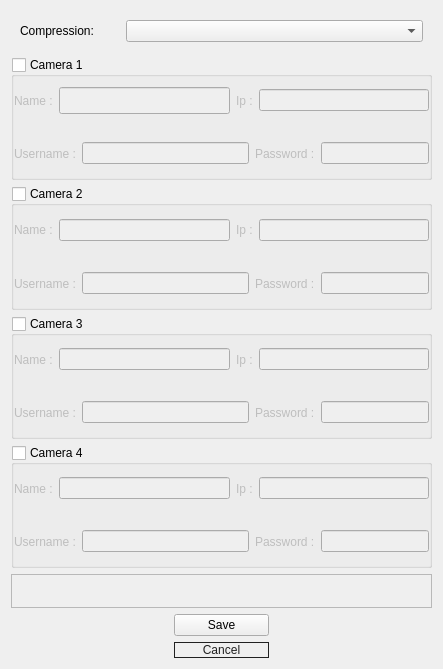
                    <widget class="QWidget" name="scrollAreaWidgetContents_2">
                     <property name="geometry">
                      <rect>
                       <x>0</x>
                       <y>0</y>
                       <width>443</width>
                       <height>669</height>
                      </rect>
                     </property>
                     <layout class="QVBoxLayout" name="verticalLayout_3">
                      <item>
                       <widget class="QFrame" name="horizontalFrame1111_2">
                        <property name="sizePolicy">
                         <sizepolicy hsizetype="Preferred" vsizetype="Maximum">
                          <horstretch>0</horstretch>
                          <verstretch>0</verstretch>
                         </sizepolicy>
                        </property>
                        <layout class="QHBoxLayout" name="horizontalLayout_60">
                         <item>
                          <widget class="QLabel" name="label_68">
                           <property name="minimumSize">
                            <size>
                             <width>100</width>
                             <height>0</height>
                            </size>
                           </property>
                           <property name="maximumSize">
                            <size>
                             <width>100</width>
                             <height>16777215</height>
                            </size>
                           </property>
                           <property name="text">
                            <string>Compression:</string>
                           </property>
                          </widget>
                         </item>
                         <item>
                          <widget class="QComboBox" name="edit_profile_compression"/>
                         </item>
                        </layout>
                       </widget>
                      </item>
                      <item>
                       <widget class="QGroupBox" name="group_camera_1_edit">
                        <property name="enabled">
                         <bool>true</bool>
                        </property>
                        <property name="minimumSize">
                         <size>
                          <width>0</width>
                          <height>120</height>
                         </size>
                        </property>
                        <property name="maximumSize">
                         <size>
                          <width>16777215</width>
                          <height>145</height>
                         </size>
                        </property>
                        <property name="title">
                         <string>Camera 1</string>
                        </property>
                        <property name="checkable">
                         <bool>true</bool>
                        </property>
                        <property name="checked">
                         <bool>false</bool>
                        </property>
                        <layout class="QVBoxLayout" name="verticalLayout_25">
                         <property name="leftMargin">
                          <number>0</number>
                         </property>
                         <property name="topMargin">
                          <number>0</number>
                         </property>
                         <property name="rightMargin">
                          <number>0</number>
                         </property>
                         <property name="bottomMargin">
                          <number>0</number>
                         </property>
                         <item>
                          <widget class="QFrame" name="frame_41">
                           <property name="frameShape">
                            <enum>QFrame::Shape::NoFrame</enum>
                           </property>
                           <layout class="QHBoxLayout" name="horizontalLayout_40">
                            <property name="leftMargin">
                             <number>0</number>
                            </property>
                            <property name="topMargin">
                             <number>0</number>
                            </property>
                            <property name="rightMargin">
                             <number>0</number>
                            </property>
                            <property name="bottomMargin">
                             <number>0</number>
                            </property>
                            <item>
                             <widget class="QLabel" name="label_51">
                              <property name="text">
                               <string>Name :</string>
                              </property>
                             </widget>
                            </item>
                            <item>
                             <widget class="QLineEdit" name="line_name_camera_1_edit">
                              <property name="minimumSize">
                               <size>
                                <width>102</width>
                                <height>27</height>
                               </size>
                              </property>
                              <property name="maximumSize">
                               <size>
                                <width>177</width>
                                <height>16777215</height>
                               </size>
                              </property>
                              <property name="text">
                               <string/>
                              </property>
                             </widget>
                            </item>
                            <item>
                             <widget class="QLabel" name="label_39">
                              <property name="text">
                               <string>Ip :</string>
                              </property>
                             </widget>
                            </item>
                            <item>
                             <widget class="QLineEdit" name="line_ip_camera_1_edit"/>
                            </item>
                           </layout>
                          </widget>
                         </item>
                         <item>
                          <widget class="QFrame" name="frame_42">
                           <property name="frameShape">
                            <enum>QFrame::Shape::NoFrame</enum>
                           </property>
                           <layout class="QHBoxLayout" name="horizontalLayout_41">
                            <property name="leftMargin">
                             <number>0</number>
                            </property>
                            <property name="topMargin">
                             <number>0</number>
                            </property>
                            <property name="rightMargin">
                             <number>0</number>
                            </property>
                            <property name="bottomMargin">
                             <number>0</number>
                            </property>
                            <item>
                             <widget class="QLabel" name="label_40">
                              <property name="text">
                               <string>Username :</string>
                              </property>
                             </widget>
                            </item>
                            <item>
                             <widget class="QLineEdit" name="line_username_camera_1_edit"/>
                            </item>
                            <item>
                             <widget class="QFrame" name="frame_43">
                              <property name="frameShape">
                               <enum>QFrame::Shape::NoFrame</enum>
                              </property>
                              <layout class="QHBoxLayout" name="horizontalLayout_42">
                               <property name="leftMargin">
                                <number>0</number>
                               </property>
                               <property name="topMargin">
                                <number>0</number>
                               </property>
                               <property name="rightMargin">
                                <number>0</number>
                               </property>
                               <property name="bottomMargin">
                                <number>0</number>
                               </property>
                               <item>
                                <widget class="QLabel" name="label_41">
                                 <property name="text">
                                  <string>Password :</string>
                                 </property>
                                </widget>
                               </item>
                               <item>
                                <widget class="QLineEdit" name="line_password_camera_1_edit"/>
                               </item>
                              </layout>
                             </widget>
                            </item>
                           </layout>
                          </widget>
                         </item>
                        </layout>
                       </widget>
                      </item>
                      <item>
                       <widget class="QGroupBox" name="group_camera_2_edit">
                        <property name="enabled">
                         <bool>true</bool>
                        </property>
                        <property name="minimumSize">
                         <size>
                          <width>0</width>
                          <height>120</height>
                         </size>
                        </property>
                        <property name="title">
                         <string>Camera 2</string>
                        </property>
                        <property name="checkable">
                         <bool>true</bool>
                        </property>
                        <property name="checked">
                         <bool>false</bool>
                        </property>
                        <layout class="QVBoxLayout" name="verticalLayout_26">
                         <property name="leftMargin">
                          <number>0</number>
                         </property>
                         <property name="topMargin">
                          <number>0</number>
                         </property>
                         <property name="rightMargin">
                          <number>0</number>
                         </property>
                         <property name="bottomMargin">
                          <number>0</number>
                         </property>
                         <item>
                          <widget class="QFrame" name="frame_44">
                           <property name="frameShape">
                            <enum>QFrame::Shape::NoFrame</enum>
                           </property>
                           <layout class="QHBoxLayout" name="horizontalLayout_43">
                            <property name="leftMargin">
                             <number>0</number>
                            </property>
                            <property name="topMargin">
                             <number>0</number>
                            </property>
                            <property name="rightMargin">
                             <number>0</number>
                            </property>
                            <property name="bottomMargin">
                             <number>0</number>
                            </property>
                            <item>
                             <widget class="QLabel" name="label_52">
                              <property name="text">
                               <string>Name :</string>
                              </property>
                             </widget>
                            </item>
                            <item>
                             <widget class="QLineEdit" name="line_name_camera_2_edit">
                              <property name="maximumSize">
                               <size>
                                <width>177</width>
                                <height>16777215</height>
                               </size>
                              </property>
                              <property name="text">
                               <string/>
                              </property>
                             </widget>
                            </item>
                            <item>
                             <widget class="QLabel" name="label_42">
                              <property name="text">
                               <string>Ip :</string>
                              </property>
                             </widget>
                            </item>
                            <item>
                             <widget class="QLineEdit" name="line_ip_camera_2_edit"/>
                            </item>
                           </layout>
                          </widget>
                         </item>
                         <item>
                          <widget class="QFrame" name="frame_45">
                           <property name="frameShape">
                            <enum>QFrame::Shape::NoFrame</enum>
                           </property>
                           <layout class="QHBoxLayout" name="horizontalLayout_44">
                            <property name="leftMargin">
                             <number>0</number>
                            </property>
                            <property name="topMargin">
                             <number>0</number>
                            </property>
                            <property name="rightMargin">
                             <number>0</number>
                            </property>
                            <property name="bottomMargin">
                             <number>0</number>
                            </property>
                            <item>
                             <widget class="QLabel" name="label_43">
                              <property name="text">
                               <string>Username :</string>
                              </property>
                             </widget>
                            </item>
                            <item>
                             <widget class="QLineEdit" name="line_username_camera_2_edit"/>
                            </item>
                            <item>
                             <widget class="QFrame" name="frame_46">
                              <property name="frameShape">
                               <enum>QFrame::Shape::NoFrame</enum>
                              </property>
                              <layout class="QHBoxLayout" name="horizontalLayout_45">
                               <property name="leftMargin">
                                <number>0</number>
                               </property>
                               <property name="topMargin">
                                <number>0</number>
                               </property>
                               <property name="rightMargin">
                                <number>0</number>
                               </property>
                               <property name="bottomMargin">
                                <number>0</number>
                               </property>
                               <item>
                                <widget class="QLabel" name="label_44">
                                 <property name="text">
                                  <string>Password :</string>
                                 </property>
                                </widget>
                               </item>
                               <item>
                                <widget class="QLineEdit" name="line_password_camera_2_edit"/>
                               </item>
                              </layout>
                             </widget>
                            </item>
                           </layout>
                          </widget>
                         </item>
                        </layout>
                       </widget>
                      </item>
                      <item>
                       <widget class="QGroupBox" name="group_camera_3_edit">
                        <property name="enabled">
                         <bool>true</bool>
                        </property>
                        <property name="minimumSize">
                         <size>
                          <width>0</width>
                          <height>120</height>
                         </size>
                        </property>
                        <property name="title">
                         <string>Camera 3</string>
                        </property>
                        <property name="checkable">
                         <bool>true</bool>
                        </property>
                        <property name="checked">
                         <bool>false</bool>
                        </property>
                        <layout class="QVBoxLayout" name="verticalLayout_27">
                         <property name="leftMargin">
                          <number>0</number>
                         </property>
                         <property name="topMargin">
                          <number>0</number>
                         </property>
                         <property name="rightMargin">
                          <number>0</number>
                         </property>
                         <property name="bottomMargin">
                          <number>0</number>
                         </property>
                         <item>
                          <widget class="QFrame" name="frame_47">
                           <property name="frameShape">
                            <enum>QFrame::Shape::NoFrame</enum>
                           </property>
                           <layout class="QHBoxLayout" name="horizontalLayout_46">
                            <property name="leftMargin">
                             <number>0</number>
                            </property>
                            <property name="topMargin">
                             <number>0</number>
                            </property>
                            <property name="rightMargin">
                             <number>0</number>
                            </property>
                            <property name="bottomMargin">
                             <number>0</number>
                            </property>
                            <item>
                             <widget class="QLabel" name="label_61">
                              <property name="text">
                               <string>Name :</string>
                              </property>
                             </widget>
                            </item>
                            <item>
                             <widget class="QLineEdit" name="line_name_camera_3_edit">
                              <property name="maximumSize">
                               <size>
                                <width>177</width>
                                <height>16777215</height>
                               </size>
                              </property>
                              <property name="text">
                               <string/>
                              </property>
                             </widget>
                            </item>
                            <item>
                             <widget class="QLabel" name="label_45">
                              <property name="text">
                               <string>Ip :</string>
                              </property>
                             </widget>
                            </item>
                            <item>
                             <widget class="QLineEdit" name="line_ip_camera_3_edit"/>
                            </item>
                           </layout>
                          </widget>
                         </item>
                         <item>
                          <widget class="QFrame" name="frame_48">
                           <property name="frameShape">
                            <enum>QFrame::Shape::NoFrame</enum>
                           </property>
                           <layout class="QHBoxLayout" name="horizontalLayout_47">
                            <property name="leftMargin">
                             <number>0</number>
                            </property>
                            <property name="topMargin">
                             <number>0</number>
                            </property>
                            <property name="rightMargin">
                             <number>0</number>
                            </property>
                            <property name="bottomMargin">
                             <number>0</number>
                            </property>
                            <item>
                             <widget class="QLabel" name="label_46">
                              <property name="text">
                               <string>Username :</string>
                              </property>
                             </widget>
                            </item>
                            <item>
                             <widget class="QLineEdit" name="line_username_camera_3_edit"/>
                            </item>
                            <item>
                             <widget class="QFrame" name="frame_49">
                              <property name="frameShape">
                               <enum>QFrame::Shape::NoFrame</enum>
                              </property>
                              <layout class="QHBoxLayout" name="horizontalLayout_48">
                               <property name="leftMargin">
                                <number>0</number>
                               </property>
                               <property name="topMargin">
                                <number>0</number>
                               </property>
                               <property name="rightMargin">
                                <number>0</number>
                               </property>
                               <property name="bottomMargin">
                                <number>0</number>
                               </property>
                               <item>
                                <widget class="QLabel" name="label_47">
                                 <property name="text">
                                  <string>Password :</string>
                                 </property>
                                </widget>
                               </item>
                               <item>
                                <widget class="QLineEdit" name="line_password_camera_3_edit"/>
                               </item>
                              </layout>
                             </widget>
                            </item>
                           </layout>
                          </widget>
                         </item>
                        </layout>
                       </widget>
                      </item>
                      <item>
                       <widget class="QGroupBox" name="group_camera_4_edit">
                        <property name="enabled">
                         <bool>true</bool>
                        </property>
                        <property name="minimumSize">
                         <size>
                          <width>0</width>
                          <height>120</height>
                         </size>
                        </property>
                        <property name="title">
                         <string>Camera 4</string>
                        </property>
                        <property name="checkable">
                         <bool>true</bool>
                        </property>
                        <property name="checked">
                         <bool>false</bool>
                        </property>
                        <layout class="QVBoxLayout" name="verticalLayout_28">
                         <property name="leftMargin">
                          <number>0</number>
                         </property>
                         <property name="topMargin">
                          <number>0</number>
                         </property>
                         <property name="rightMargin">
                          <number>0</number>
                         </property>
                         <property name="bottomMargin">
                          <number>0</number>
                         </property>
                         <item>
                          <widget class="QFrame" name="frame_50">
                           <property name="frameShape">
                            <enum>QFrame::Shape::NoFrame</enum>
                           </property>
                           <layout class="QHBoxLayout" name="horizontalLayout_49">
                            <property name="leftMargin">
                             <number>0</number>
                            </property>
                            <property name="topMargin">
                             <number>0</number>
                            </property>
                            <property name="rightMargin">
                             <number>0</number>
                            </property>
                            <property name="bottomMargin">
                             <number>0</number>
                            </property>
                            <item>
                             <widget class="QLabel" name="label_62">
                              <property name="text">
                               <string>Name :</string>
                              </property>
                             </widget>
                            </item>
                            <item>
                             <widget class="QLineEdit" name="line_name_camera_4_edit">
                              <property name="maximumSize">
                               <size>
                                <width>177</width>
                                <height>16777215</height>
                               </size>
                              </property>
                              <property name="text">
                               <string/>
                              </property>
                             </widget>
                            </item>
                            <item>
                             <widget class="QLabel" name="label_48">
                              <property name="text">
                               <string>Ip :</string>
                              </property>
                             </widget>
                            </item>
                            <item>
                             <widget class="QLineEdit" name="line_ip_camera_4_edit"/>
                            </item>
                           </layout>
                          </widget>
                         </item>
                         <item>
                          <widget class="QFrame" name="frame_51">
                           <property name="frameShape">
                            <enum>QFrame::Shape::NoFrame</enum>
                           </property>
                           <layout class="QHBoxLayout" name="horizontalLayout_50">
                            <property name="leftMargin">
                             <number>0</number>
                            </property>
                            <property name="topMargin">
                             <number>0</number>
                            </property>
                            <property name="rightMargin">
                             <number>0</number>
                            </property>
                            <property name="bottomMargin">
                             <number>0</number>
                            </property>
                            <item>
                             <widget class="QLabel" name="label_49">
                              <property name="text">
                               <string>Username :</string>
                              </property>
                             </widget>
                            </item>
                            <item>
                             <widget class="QLineEdit" name="line_username_camera_4_edit"/>
                            </item>
                            <item>
                             <widget class="QFrame" name="frame_52">
                              <property name="frameShape">
                               <enum>QFrame::Shape::NoFrame</enum>
                              </property>
                              <layout class="QHBoxLayout" name="horizontalLayout_51">
                               <property name="leftMargin">
                                <number>0</number>
                               </property>
                               <property name="topMargin">
                                <number>0</number>
                               </property>
                               <property name="rightMargin">
                                <number>0</number>
                               </property>
                               <property name="bottomMargin">
                                <number>0</number>
                               </property>
                               <item>
                                <widget class="QLabel" name="label_50">
                                 <property name="text">
                                  <string>Password :</string>
                                 </property>
                                </widget>
                               </item>
                               <item>
                                <widget class="QLineEdit" name="line_password_camera_4_edit"/>
                               </item>
                              </layout>
                             </widget>
                            </item>
                           </layout>
                          </widget>
                         </item>
                        </layout>
                       </widget>
                      </item>
                      <item>
                       <widget class="QFrame" name="frame_13">
                        <property name="sizePolicy">
                         <sizepolicy hsizetype="Preferred" vsizetype="Maximum">
                          <horstretch>0</horstretch>
                          <verstretch>0</verstretch>
                         </sizepolicy>
                        </property>
                        <property name="frameShape">
                         <enum>QFrame::Shape::StyledPanel</enum>
                        </property>
                        <property name="frameShadow">
                         <enum>QFrame::Shadow::Raised</enum>
                        </property>
                        <layout class="QHBoxLayout" name="horizontalLayout_15">
                         <item>
                          <widget class="QLabel" name="label_profile_edit_message">
                           <property name="maximumSize">
                            <size>
                             <width>16777215</width>
                             <height>23</height>
                            </size>
                           </property>
                           <property name="text">
                            <string/>
                           </property>
                          </widget>
                         </item>
                        </layout>
                       </widget>
                      </item>
                      <item alignment="Qt::AlignmentFlag::AlignHCenter">
                       <widget class="QPushButton" name="btn_save_edit_profile">
                        <property name="minimumSize">
                         <size>
                          <width>95</width>
                          <height>0</height>
                         </size>
                        </property>
                        <property name="maximumSize">
                         <size>
                          <width>95</width>
                          <height>16777215</height>
                         </size>
                        </property>
                        <property name="cursor">
                         <cursorShape>PointingHandCursor</cursorShape>
                        </property>
                        <property name="text">
                         <string>Save</string>
                        </property>
                       </widget>
                      </item>
                      <item alignment="Qt::AlignmentFlag::AlignHCenter">
                       <widget class="QPushButton" name="btn_cancel_edit_profile">
                        <property name="minimumSize">
                         <size>
                          <width>95</width>
                          <height>0</height>
                         </size>
                        </property>
                        <property name="maximumSize">
                         <size>
                          <width>95</width>
                          <height>16777215</height>
                         </size>
                        </property>
                        <property name="cursor">
                         <cursorShape>PointingHandCursor</cursorShape>
                        </property>
                        <property name="styleSheet">
                         <string notr="true">QPushButton{
	background-color:transparent;
	color:rgb(33, 33, 33);
	border: 1px solid rgb(33, 33, 33);

}

QPushButton:hover{
	background-color:rgb(217, 217, 217);

}</string>
                        </property>
                        <property name="text">
                         <string>Cancel</string>
                        </property>
                       </widget>
                      </item>
                     </layout>
                    </widget>
